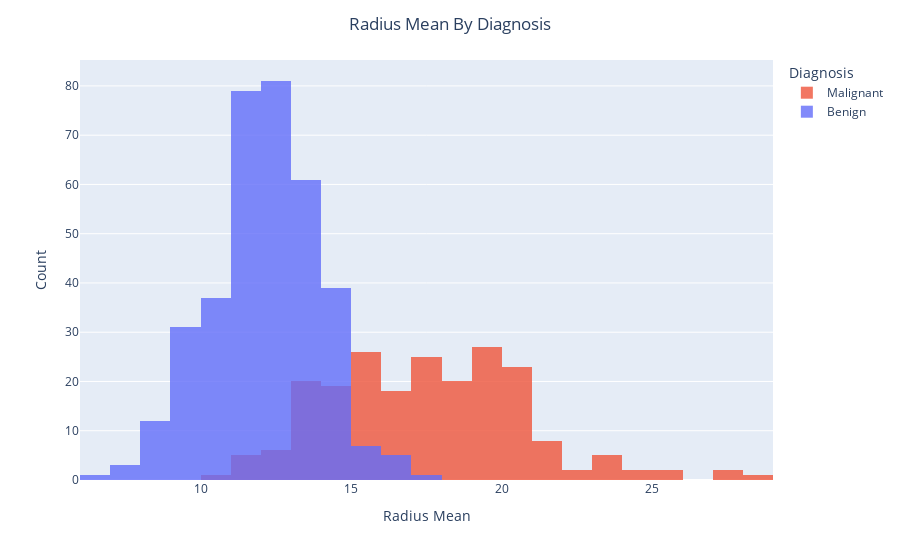

Notebook cell for this chart:
### Code cell
# Checking Concave Points Mean
fig = px.histogram(data_frame=local_df, x='radius_mean', color='diagnosis', color_discrete_sequence=['#EF553B', '#636EFA'])
fig.update_layout(barmode='overlay', legend_title_text = "Diagnosis", title_text='Radius Mean By Diagnosis', title_x=0.5)
fig.update_traces(opacity=0.80)
fig.update_xaxes(title_text='Radius Mean')
fig.update_yaxes(title_text='Count')
fig.show()

### Figure 1 — Plotly figure (JSON) as saved in the notebook; plotly's stock layout.template omitted (floating-point values rounded to 4 significant figures; data arrays with more than 128 entries replaced by an {"elided": "..."} marker saying what was removed)
{"data": [{"alignmentgroup": "True", "bingroup": "x", "hovertemplate": "diagnosis=Malignant<br>radius_mean=%{x}<br>count=%{y}<extra></extra>", "legendgroup": "Malignant", "marker": {"color": "#EF553B", "pattern": {"shape": ""}}, "name": "Malignant", "offsetgroup": "Malignant", "opacity": 0.8, "orientation": "v", "showlegend": true, "type": "histogram", "x": {"elided": "212 float values"}, "xaxis": "x", "yaxis": "y"}, {"alignmentgroup": "True", "bingroup": "x", "hovertemplate": "diagnosis=Benign<br>radius_mean=%{x}<br>count=%{y}<extra></extra>", "legendgroup": "Benign", "marker": {"color": "#636EFA", "pattern": {"shape": ""}}, "name": "Benign", "offsetgroup": "Benign", "opacity": 0.8, "orientation": "v", "showlegend": true, "type": "histogram", "x": {"elided": "357 float values"}, "xaxis": "x", "yaxis": "y"}], "layout": {"barmode": "overlay", "legend": {"title": {"text": "Diagnosis"}, "tracegroupgap": 0}, "margin": {"t": 60}, "title": {"text": "Radius Mean By Diagnosis", "x": 0.5}, "xaxis": {"anchor": "y", "domain": [0, 1], "title": {"text": "Radius Mean"}}, "yaxis": {"anchor": "x", "domain": [0, 1], "title": {"text": "Count"}}}}
